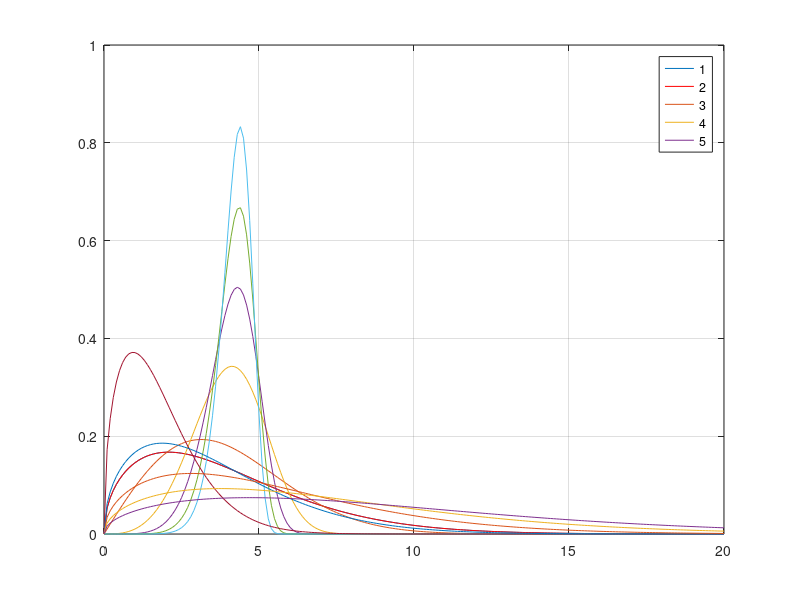

This chart was generated by the following MATLAB code:
% 10,000 numbers of bearing life data for 10 years:
% 1.5243 0.9330 7.2352 0.8792 2.6230 ...
a=4.439;
b=1.483;
X=wblrnd(a,b,1e4,1);
hist(X,10)
hist(X,50)
x=0:0.1:20;
f=wblpdf(x,a,b);
plot(x,f);
grid on
f1=b/a*(x/a).^(b-1).*exp( -(x/a).^b );
hold on;
plot(x,f1, 'r ');
% trends of distribution in terms of parameters
clear f;
for i=1:5;
    f(:,i)=wblpdf(x,a,2*i);
end;
plot(x,f);
legend('1','2','3','4','5')
clear f;
for i=1:5;
    f(:,i)=wblpdf(x,2*i,b);
end;
plot(x,f)
legend('1','2','3','4','5')